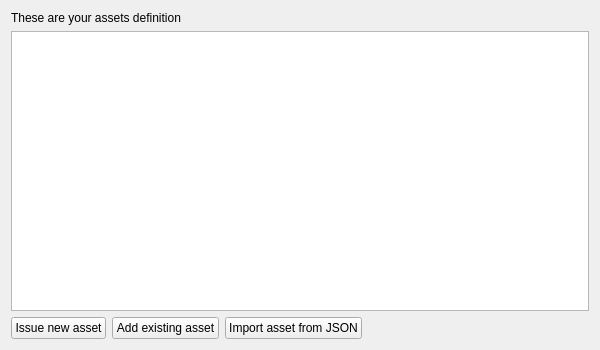
<?xml version="1.0" encoding="UTF-8"?>
<ui version="4.0">
 <class>Form</class>
 <widget class="QWidget" name="Form">
  <property name="geometry">
   <rect>
    <x>0</x>
    <y>0</y>
    <width>600</width>
    <height>350</height>
   </rect>
  </property>
  <property name="windowTitle">
   <string>Form</string>
  </property>
  <layout class="QVBoxLayout" name="verticalLayout">
   <item>
    <layout class="QHBoxLayout" name="horizontalLayout_2">
     <item>
      <widget class="QLabel" name="label">
       <property name="text">
        <string>These are your assets definition</string>
       </property>
      </widget>
     </item>
    </layout>
   </item>
   <item>
    <widget class="QTableView" name="tableView">
     <property name="tabKeyNavigation">
      <bool>false</bool>
     </property>
     <property name="selectionMode">
      <enum>QAbstractItemView::SingleSelection</enum>
     </property>
     <property name="selectionBehavior">
      <enum>QAbstractItemView::SelectRows</enum>
     </property>
     <property name="sortingEnabled">
      <bool>true</bool>
     </property>
    </widget>
   </item>
   <item>
    <layout class="QHBoxLayout" name="horizontalLayout">
     <item>
      <widget class="QPushButton" name="btnAddNewAsset">
       <property name="text">
        <string>Issue new asset</string>
       </property>
       <property name="icon">
        <iconset resource="../../icons.qrc">
         <normaloff>:/ui/icons/add.png</normaloff>:/ui/icons/add.png</iconset>
       </property>
      </widget>
     </item>
     <item>
      <widget class="QPushButton" name="btnAddExistingAsset">
       <property name="text">
        <string>Add existing asset</string>
       </property>
       <property name="icon">
        <iconset resource="../../icons.qrc">
         <normaloff>:/ui/icons/add.png</normaloff>:/ui/icons/add.png</iconset>
       </property>
      </widget>
     </item>
     <item>
      <widget class="QPushButton" name="btnImportAssetFromJSON">
       <property name="text">
        <string>Import asset from JSON</string>
       </property>
       <property name="icon">
        <iconset resource="../../icons.qrc">
         <normaloff>:/ui/icons/add.png</normaloff>:/ui/icons/add.png</iconset>
       </property>
      </widget>
     </item>
     <item>
      <spacer name="horizontalSpacer">
       <property name="orientation">
        <enum>Qt::Horizontal</enum>
       </property>
       <property name="sizeHint" stdset="0">
        <size>
         <width>40</width>
         <height>20</height>
        </size>
       </property>
      </spacer>
     </item>
    </layout>
   </item>
  </layout>
  <action name="actionCopyMoniker">
   <property name="text">
    <string>Copy &amp;Moniker</string>
   </property>
   <property name="toolTip">
    <string>Copy Moniker</string>
   </property>
  </action>
  <action name="actionCopyColorSet">
   <property name="text">
    <string>Copy &amp;Color set</string>
   </property>
   <property name="toolTip">
    <string>Copy Color set</string>
   </property>
  </action>
  <action name="actionCopyUnit">
   <property name="text">
    <string>Copy &amp;Unit</string>
   </property>
   <property name="toolTip">
    <string>Copy Unit</string>
   </property>
  </action>
  <action name="actionCopyAsJSON">
   <property name="text">
    <string>Copy As &amp;JSON</string>
   </property>
   <property name="toolTip">
    <string>Copy As JSON</string>
   </property>
  </action>
  <action name="actionShowAddresses">
   <property name="text">
    <string>&amp;Show addresses</string>
   </property>
   <property name="toolTip">
    <string>Show addresses</string>
   </property>
  </action>
 </widget>
 <resources>
  <include location="../../icons.qrc"/>
 </resources>
 <connections/>
</ui>
